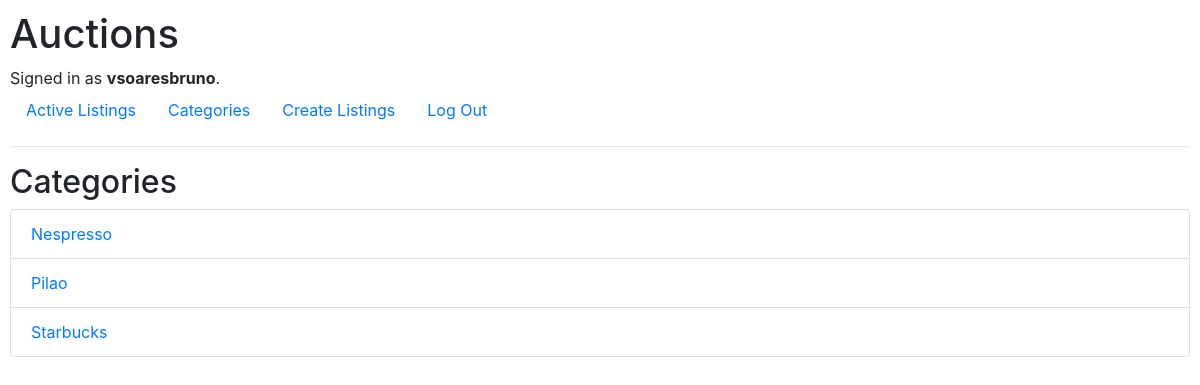
The page /categories (signed in) on the database its author committed.
### auctions/models.py (models this page shows, shortened)
class User(AbstractUser):
    pass

class Category(models.Model):
    name = models.CharField(max_length=30)

### auctions/views.py (the view)
# urls.py: path("categories", views.categories, name="categories"),
def categories(request):
    categories_list = Category.objects.all().order_by('name')
    return render(request, "auctions/categories.html", {
        "categories_list": categories_list
    })

### auctions/templates/auctions/categories.html
{% extends "auctions/layout.html" %}
{% block body %}
<h2>Categories</h2>
    <ul class="list-group">
        {% for category in categories_list %}
            <li class="list-group-item">
                <a href="{% url 'listing_by_category' category.id %}">{{ category.name }}</a>
            </li>
        {% endfor %}
    </ul>
{% endblock %}

### auctions/templates/auctions/layout.html (shortened to what this page needs)
{% load static %}
<!DOCTYPE html>
<html lang="en">
    <head>
        <link rel="stylesheet" href="https://stackpath.bootstrapcdn.com/bootstrap/4.4.1/css/bootstrap.min.css">
        <link href="{% static 'auctions/styles.css' %}" rel="stylesheet">
    </head>
    <body>
        <h1>Auctions</h1>
        <div>
            {% if user.is_authenticated %}
                Signed in as <strong>{{ user.username }}</strong>.
            {% else %}
                Not signed in.
            {% endif %}
        </div>
        <ul class="nav">
            <li class="nav-item">
                <a class="nav-link" href="{% url 'index' %}">Active Listings</a>
            </li>
            <li class="nav-item">
                <a class="nav-link" href="{% url 'categories' %}">Categories</a>
            </li>
            {% if user.is_authenticated %}
                <li class="nav-item">
                    <a class="nav-link" href="{% url 'create_listing' %}">Create Listings</a>
                </li>
                <li class="nav-item">
                    <a class="nav-link" href="{% url 'logout' %}">Log Out</a>
                </li>
            {% endif %}
        </ul>
        <hr>
        {% block body %}
        {% endblock %}
    </body>
</html>

### auctions/static/auctions/styles.css (style rules this page uses)
body { padding: 10px; }

### rows shown on the page
User: username "vsoaresbruno"
Category: name "Nespresso"
Category: name "Pilao"
Category: name "Starbucks"
